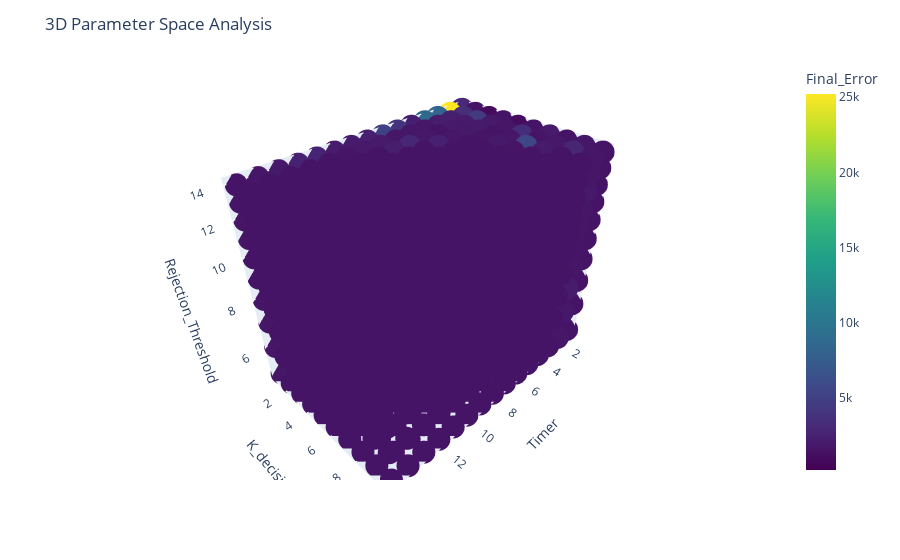

The cell this chart's notebook holds for it:
### Code cell
if __name__ == '__main__':
    main()

### Figure 1 — Plotly figure (JSON) as saved in the notebook; plotly's stock layout.template omitted (floating-point values rounded to 4 significant figures; data arrays with more than 128 entries replaced by an {"elided": "..."} marker saying what was removed)
{"data": [{"hovertemplate": "Timer=%{x}<br>K_decision=%{y}<br>Rejection_Threshold=%{z}<br>Final_Error=%{marker.color}<extra></extra>", "legendgroup": "", "marker": {"color": {"elided": "1500 float values"}, "coloraxis": "coloraxis", "symbol": "circle"}, "mode": "markers", "name": "", "scene": "scene", "showlegend": false, "type": "scatter3d", "x": {"elided": "1500 int values"}, "y": {"elided": "1500 int values"}, "z": {"elided": "1500 int values"}}], "layout": {"coloraxis": {"colorbar": {"title": {"text": "Final_Error"}}, "colorscale": [[0, "#440154"], [0.1111, "#482878"], [0.2222, "#3e4989"], [0.3333, "#31688e"], [0.4444, "#26828e"], [0.5556, "#1f9e89"], [0.6667, "#35b779"], [0.7778, "#6ece58"], [0.8889, "#b5de2b"], [1, "#fde725"]]}, "legend": {"tracegroupgap": 0}, "margin": {"t": 60}, "scene": {"domain": {"x": [0, 1], "y": [0, 1]}, "xaxis": {"title": {"text": "Timer"}}, "yaxis": {"title": {"text": "K_decision"}}, "zaxis": {"title": {"text": "Rejection_Threshold"}, "type": "log"}}, "title": {"text": "3D Parameter Space Analysis"}}}
